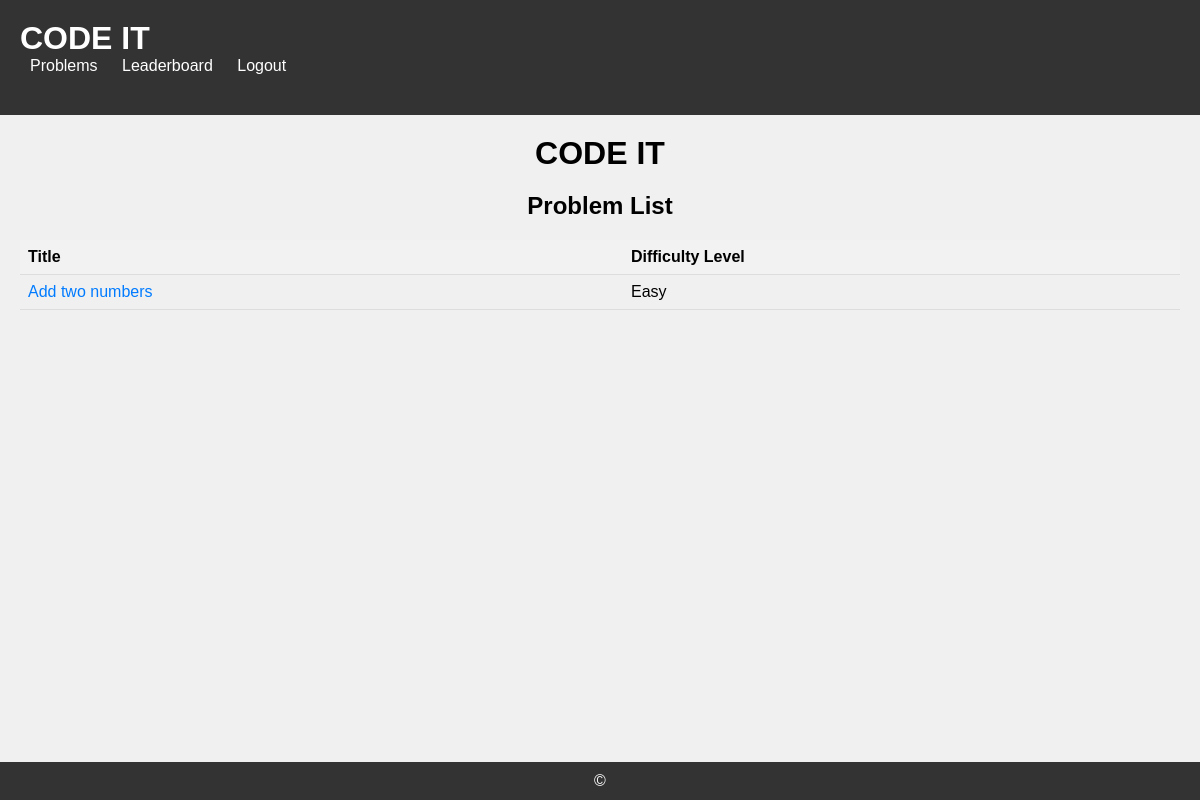
The page /judgeapp/problems/ (signed in) on the database as committed earlier.
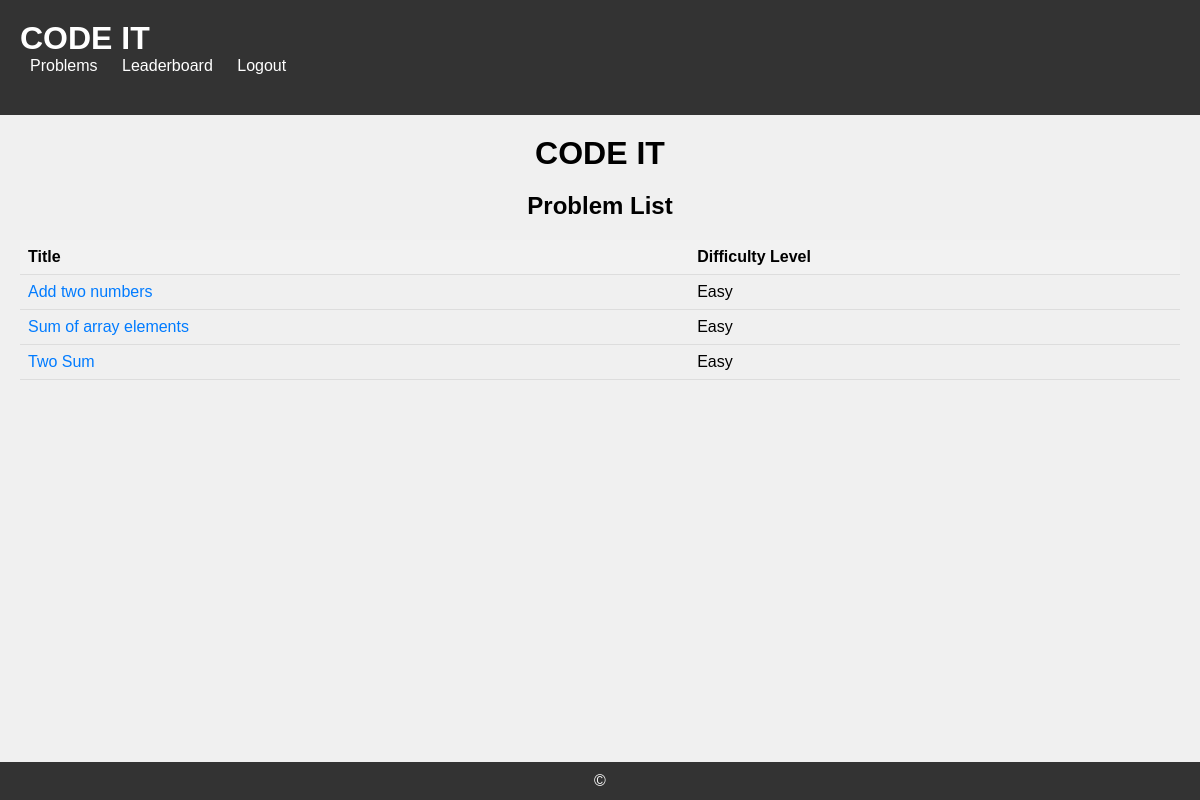
The same page on the database as committed later.
### judgeapp/models.py (models this page shows, shortened)
class Problem(models.Model):
    TOUGHNESS = (("Easy", "Easy"), ("Medium", "Medium"), ("Tough", "Tough"))
    title = models.CharField(max_length=255)
    description = models.TextField()
    difficulty = models.CharField(max_length=50,choices=TOUGHNESS)
    time_limit = models.IntegerField(default=2, help_text="in seconds")
    memory_limit = models.IntegerField(default=128, help_text="in kb")

### judgeapp/views.py (the view)
# urls.py: path('problems/', views.problem_list, name='problem_list'),
@login_required(login_url='login')
def problem_list(request):
    problems = Problem.objects.all()
    return render(request, 'problem_list.html', {'problems': problems})

### judgeapp/templates/problem_list.html (shortened to what this page needs)
{% extends 'base.html' %}
{% block content %}
    <h1>CODE IT</h1>
    <h2>Problem List</h2>
    <table class="problem-table">
        <thead>
            <tr>
                <th>Title</th>
                <th>Difficulty Level</th>
            </tr>
        </thead>
        <tbody>
            {% if problems %}
                {% for problem in problems %}
                    <tr>
                        <td><a href="{% url 'problem_detail' problem_id=problem.id %}">{{ problem.title }}</a></td>
                        <td>{{ problem.difficulty }}</td>
                    </tr>
                {% endfor %}
            {% else %}
                <tr>
                    <td colspan="2"><p>No problems available.</p></td>
                </tr>
            {% endif %}
        </tbody>
    </table>
{% endblock %}

### judgeapp/templates/base.html (shortened to what this page needs)
<!DOCTYPE html>
<html lang="en">
<head>
</head>
<body>
    <header>
        <h1>CODE IT</h1>
        <nav>
            <ul>
                <li><a href="{% url 'problem_list' %}">Problems</a></li>
                <li><a href="{% url 'leaderboard' %}">Leaderboard</a></li>
                {% if user.is_authenticated %}
                    <li><a href="{% url 'logout' %}">Logout</a></li>
                {% else %}
                    <li><a href="{% url 'register' %}">Register</a></li>
                {% endif %}
            </ul>
        </nav>
    </header>
    <div class="container">
        {% block content %}{% endblock %}
    </div>
    <footer>
        &copy;
    </footer>
</body>
</html>

### judgeapp/templates/base.html (style rules this page uses)
body { font-family: Arial, sans-serif; margin: 0; padding: 0; background-color: #f0f0f0; display: flex; flex-direction: column; min-height: 100vh; }
header { background-color: #333; color: #fff; padding: 20px; }
h1 { margin: 0; }
.container { flex: 1; display: flex; flex-direction: column; align-items: center; padding: 20px; }
footer { background-color: #333; color: #fff; padding: 10px; text-align: center; }
nav { margin-bottom: 20px; }
nav ul { list-style-type: none; margin: 0; padding: 0; }
nav ul li { display: inline; }
nav ul li a { color: #fff; text-decoration: none; padding: 10px; }

### judgeapp/templates/problem_list.html (style rules this page uses)
.problem-table { width: 100%; border-collapse: collapse; }
.problem-table th, .problem-table td { padding: 8px; text-align: left; border-bottom: 1px solid #ddd; }
.problem-table th { background-color: #f2f2f2; }
.problem-table a { color: #007bff; text-decoration: none; }

Rows that differ between the two databases and show on the page:
added Problem: title "Sum of array elements", difficulty "Easy"
added Problem: title "Two Sum", difficulty "Easy"
